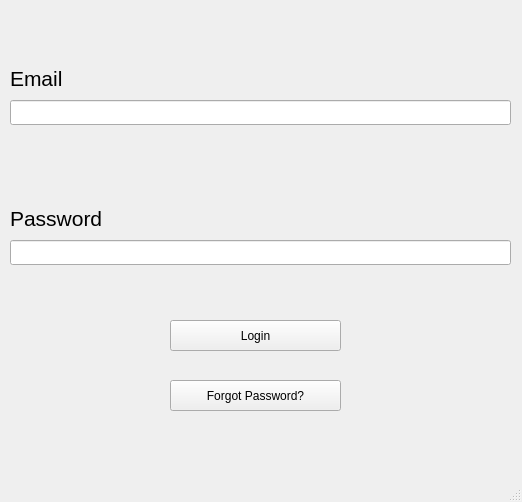
<?xml version="1.0" encoding="UTF-8"?>
<ui version="4.0">
 <class>LoginWindow</class>
 <widget class="QMainWindow" name="LoginWindow">
  <property name="geometry">
   <rect>
    <x>0</x>
    <y>0</y>
    <width>522</width>
    <height>502</height>
   </rect>
  </property>
  <property name="windowTitle">
   <string>Login</string>
  </property>
  <widget class="QWidget" name="centralwidget">
   <widget class="QLineEdit" name="emailText">
    <property name="geometry">
     <rect>
      <x>10</x>
      <y>100</y>
      <width>501</width>
      <height>25</height>
     </rect>
    </property>
   </widget>
   <widget class="QLineEdit" name="passwordText">
    <property name="geometry">
     <rect>
      <x>10</x>
      <y>240</y>
      <width>501</width>
      <height>25</height>
     </rect>
    </property>
   </widget>
   <widget class="QPushButton" name="loginButton">
    <property name="geometry">
     <rect>
      <x>170</x>
      <y>320</y>
      <width>171</width>
      <height>31</height>
     </rect>
    </property>
    <property name="text">
     <string>Login</string>
    </property>
   </widget>
   <widget class="QPushButton" name="forgotButton">
    <property name="geometry">
     <rect>
      <x>170</x>
      <y>380</y>
      <width>171</width>
      <height>31</height>
     </rect>
    </property>
    <property name="text">
     <string>Forgot Password?</string>
    </property>
   </widget>
   <widget class="QLabel" name="label">
    <property name="geometry">
     <rect>
      <x>10</x>
      <y>70</y>
      <width>91</width>
      <height>17</height>
     </rect>
    </property>
    <property name="font">
     <font>
      <pointsize>16</pointsize>
     </font>
    </property>
    <property name="text">
     <string>Email</string>
    </property>
   </widget>
   <widget class="QLabel" name="label_2">
    <property name="geometry">
     <rect>
      <x>10</x>
      <y>210</y>
      <width>91</width>
      <height>17</height>
     </rect>
    </property>
    <property name="font">
     <font>
      <pointsize>16</pointsize>
     </font>
    </property>
    <property name="text">
     <string>Password</string>
    </property>
   </widget>
  </widget>
  <widget class="QMenuBar" name="menubar">
   <property name="geometry">
    <rect>
     <x>0</x>
     <y>0</y>
     <width>522</width>
     <height>22</height>
    </rect>
   </property>
  </widget>
  <widget class="QStatusBar" name="statusbar"/>
 </widget>
 <resources/>
 <connections/>
</ui>
